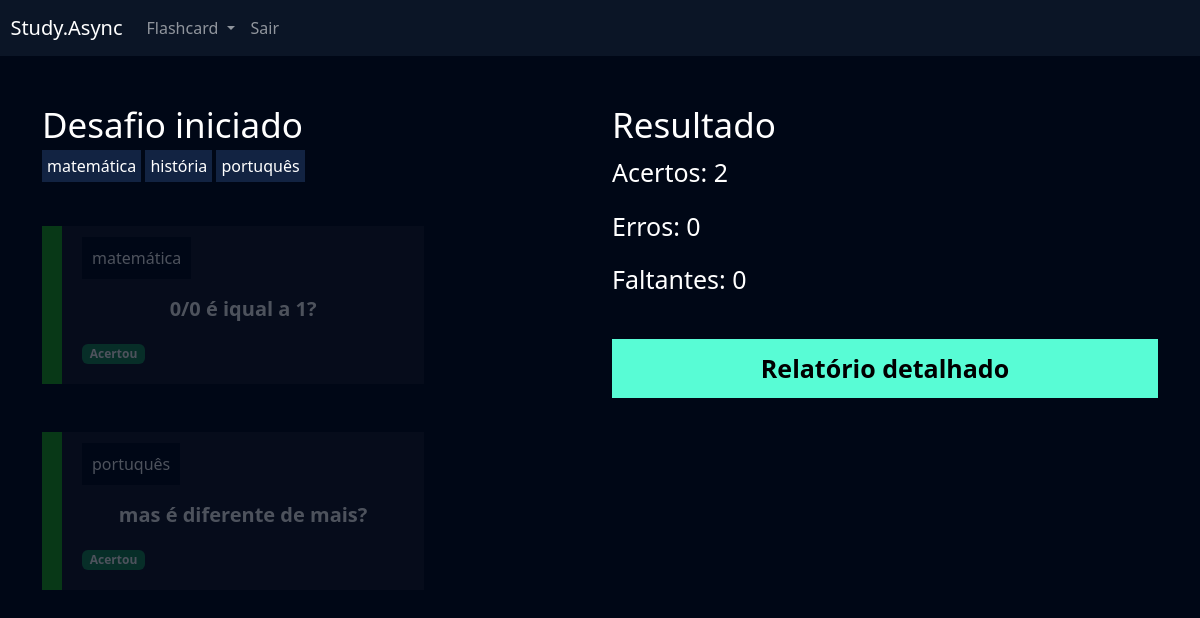
Page /flashcard/desafio/18/ (signed in) on the committed database.
### flashcard/models.py (models this page shows, shortened)
class Categoria(models.Model):
    nome = models.CharField(max_length=20)
    def __str__(self):
        return self.nome

class FlashcardDesafio(models.Model):
    flashcard = models.ForeignKey(Flashcard, on_delete=models.DO_NOTHING)
    respondido = models.BooleanField(default=False)
    acertou = models.BooleanField(default=False)

class Flashcard(models.Model):
    DIFICULDADE_CHOICES = (('D', 'Difícil'), ('M', 'Médio'), ('F', 'Fácil'))
    user = models.ForeignKey(User, on_delete=models.DO_NOTHING)
    pergunta = models.CharField(max_length=100)
    resposta = models.TextField()
    categoria = models.ForeignKey(Categoria, on_delete=models.DO_NOTHING)
    dificuldade = models.CharField(max_length=1, choices=DIFICULDADE_CHOICES)
    @property
    def css_dificuldade(self):
        if self.dificuldade == 'D':
            return 'flashcard-dificil'
        elif self.dificuldade == 'M':
            return 'flashcard-medio'
        elif self.dificuldade == 'F':
            return 'flashcard-facil'

### flashcard/views.py (the view)
# urls.py: path('desafio/<int:id>/', views.desafio, name='desafio'),
def desafio (request, id):
    if not request.user.is_authenticated:
        return redirect('/usuarios/logar')
    desafio = Desafio.objects.get(id=id)
    categorias = desafio.categoria.all()
    if not desafio.user == request.user:
        raise Http404()
    if request.method == 'GET':
        acestos = desafio.flashcards.filter(respondido=True).filter(acertou=True).count()
        erros = desafio.flashcards.filter(respondido=True).filter(acertou=False).count()
        faltantes = desafio.flashcards.filter(respondido=False).count()
        if faltantes == 0:
            desafio.status = 'C'
        desafio.save()
        return render(request, 'desafio.html', {'desafio':desafio, 'acestos': acestos,'erros':erros,'faltantes':faltantes, 'categorias':categorias})

### flashcard/templates/desafio.html (shortened to what this page needs)
{% extends "base.html" %}
{% load static %}
{% block 'cabecalho' %}
    <link href="{% static 'usuarios/css/cadastro.css' %}" rel="stylesheet">
    <link href="{% static 'flashcard/css/novo_flashcard.css' %}" rel="stylesheet">
    <link href="{% static 'flashcard/css/iniciar_desafio.css' %}" rel="stylesheet">
    <link href="{% static 'flashcard/css/desafio.css' %}" rel="stylesheet">
    <link href='https://unpkg.com/boxicons@2.1.4/css/boxicons.min.css' rel='stylesheet'>
{% endblock 'cabecalho' %}
{% block 'conteudo' %}
    {% include "partials/header.html" %}
    <div class="container">
        <br>
        <br>
        <div class="row">
            <div class="col-md">
                <h3 class="fonte-secundaria" >Desafio iniciado</h3>
                {% for categoria in categorias %}
                    <span class="badge-categoria" >{{categoria}}</span>
                {% endfor %}
                <br>
                <br>
                <br>
                {% for flash in desafio.flashcards.all %}
                    <div class="box-new-flashcard {% if flash.respondido %} op2 {% endif %}">
                        <div class="flashcard {{flash.flashcard.css_dificuldade}}">
                            <div class="flashcard-categoria">
                                {{flash.flashcard.categoria}}
                            </div>
                            <br>
                            <br>
                            <div class="flashcard-box-item" onclick="flip_card({{flash.id}})">
                                <p class="flashcard-item">{{flash.flashcard.pergunta}}</p>
                            </div>
                            {% if not flash.respondido %}
                                <div class="responder">
                                    <a href="{% url "responder_flashcard" flash.id %}?Acertou=0&desafio_id={{desafio.id}}"><i class='bx bxs-x-square icone-vermelho'></i></a>
                                    <a href="{% url "responder_flashcard" flash.id %}?Acertou=1&desafio_id={{desafio.id}}"><i class='bx bxs-check-square icone-verde' ></i></a>
                                </div>
                            {% else %}
                                {% if flash.acertou %}
                                    <span class="badge bg-success">Acertou</span>
                                {% else %}
                                    <span class="badge bg-danger">Errou</span>
                                {% endif %}
                            {% endif %}
                        </div>
                    </div>
                    <br>
                    <br>
                {% endfor %}
            </div>
            <div class="col-md">
                <h3 class="fonte-secundaria">Resultado</h3>
                <p class="fonte-p">Acertos: {{acestos}}</p>
                <p class="fonte-p">Erros: {{erros}}</p>
                <p class="fonte-p">Faltantes: {{faltantes}}</p>
                <br>
                <a class="btn-cadastro btn-desafio" href="{% url "relatorio" desafio.id %}">Relatório detalhado</a>
            </div>
        </div>
    </div>
{% endblock 'conteudo' %}

### templates/static/geral/css/base.css (style rules this page uses)
:root { --main-color: #0b1526; --dark-color: #000716; --secondary-dark-color: rgb(15, 2, 26); --light-color: #00c1f3; --contrast-color: #f4c96b; --differential-color: #58fcd5; }
body { background-color: var(--dark-color) !important; color: white !important; }

### templates/static/usuarios/css/cadastro.css (style rules this page uses)
* { margin: 0; padding: 0; }
.btn-cadastro { padding: 10px; background-color: #58fcd5; border: none; border: 1px solid #58fcd5; font-size: 18px; font-weight: bold; padding-left: 25px; padding-right: 25px; }

### templates/static/flashcard/css/novo_flashcard.css (style rules this page uses)
.box-new-flashcard { width: 70%; margin: auto; }
.flashcard { background-color: rgba(255, 255, 255, .08); padding: 20px; }
.flashcard-box-item { text-align: center; }
.flashcard p { font-size: 20px; font-weight: bold; cursor: pointer; }
.flashcard-facil { border-left: 20px solid #1DAB1A; }
.flashcard-categoria { background-color: var(--dark-color); display: inline; padding: 10px; }

### templates/static/flashcard/css/iniciar_desafio.css (style rules this page uses)
.fonte-secundaria { font-size: 35px; }

### templates/static/flashcard/css/desafio.css (style rules this page uses)
.badge-categoria { padding: 5px; background-color: #122342; }
.box-new-flashcard { margin: 0; }
.op2 { opacity: .3; }
.fonte-p { font-size: 25px; }
.btn-desafio { width: 100% !important; color: black; text-decoration: none; display: block; text-align: center; font-size: 25px; }

### rows in the picture
Categoria: nome "matemática"
Categoria: nome "história"
Categoria: nome "portuquês"
FlashcardDesafio: flashcard.categoria "matemática", flashcard.pergunta "0/0 é iqual a 1?", respondido "Acertou"
FlashcardDesafio: flashcard.categoria "portuquês", flashcard.pergunta "mas é diferente de mais?", respondido "Acertou"

### other values in the picture
{{ acestos }} "2"
{{ erros }} "0"
{{ faltantes }} "0"
